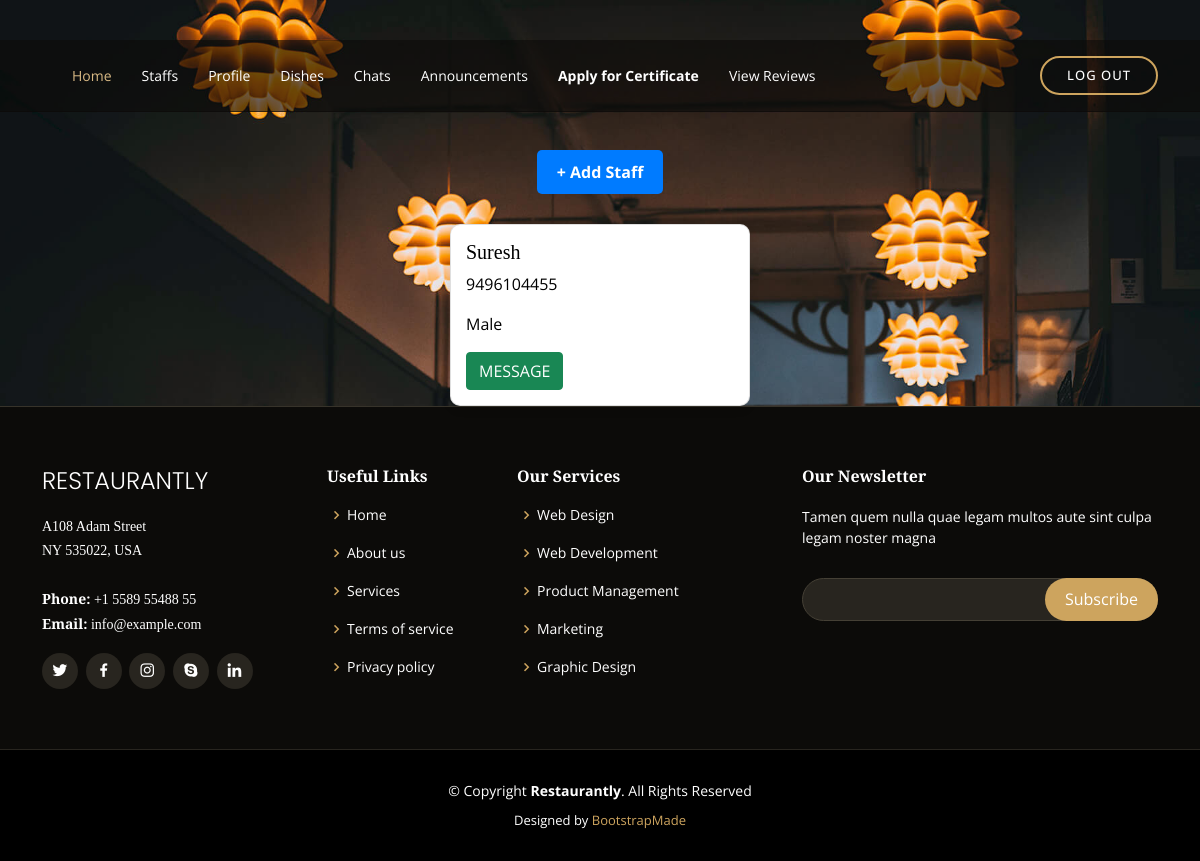
The app's page /staff_cards (signed in) with its own data.
### RestaurantApp/models.py (models this page shows)
class Staffs(models.Model):
    name = models.CharField(max_length=100)
    gender = models.CharField(max_length=20)
    age = models.IntegerField()
    contact = models.CharField(max_length=15)
    restaurant_name = models.ForeignKey('Restaurants', on_delete=models.CASCADE, default=True, related_name='staffs')
    login_id = models.ForeignKey('Login', on_delete=models.CASCADE)

### RestaurantApp/views.py (the view)
# urls.py: path('staff_cards',views.staff_cards,name="staff_cards"),
def staff_cards(request):
    res_id=request.session.get('restaurant_id')
    if not res_id:
        return redirect('index')
    login_details=get_object_or_404(Login,id=res_id)
    data=get_object_or_404(Restaurants,login_id=login_details)
    staffs=Staffs.objects.filter(restaurant_name=data)
    print("data....",staffs)
    return render(request,'staff_cards.html',{'staffs':staffs})

### RestaurantApp/templates/staff_cards.html (shortened to what this page needs)
{% extends 'home-pages/restaurant_header.html' %}
{% block content %}
<body>
    <center>
        <a href="{% url 'staff_registration' %}" class="add-staff-link">+ Add Staff</a>
    </center>
    <div class="card-container">
        {% for a in staffs %}
        <div class="card">
            <div class="card-body">
                <h5 class="card-title" style="color: black;">{{a.name}}</h5>
                <p class="card-text" style="color: black;">{{a.contact}}</p>
                <p class="card-text" style="color: black;">{{a.gender}}</p>
                <a href="{% url 'restaurant_staff_chat' a.id %}" class="btn btn-success">MESSAGE</a>
            </div>
        </div>
        {% endfor %}
    </div>
</body>
{% endblock %}

### RestaurantApp/static/users/assets/css/style.css (style rules this page uses)
body { font-family: "Open Sans", sans-serif; background: #0c0b09; color: #fff; }
a { color: #cda45e; text-decoration: none; }
h1, h2, h3, h4, h5, h6 { font-family: "Playfair Display", serif; }

### RestaurantApp/templates/staff_cards.html (style rules this page uses)
body { margin: 0; margin-top: 150px; background-image: url(static/bg.jpg); background-size: cover; padding: 0; }
.card-container { display: flex; flex-wrap: wrap; justify-content: center; gap: 20px; animation: fadeSlideIn 1s ease-out; }
.card { width: 300px; height: auto; background-color: white; border-radius: 10px; box-shadow: 0 4px 8px rgba(0,0,0,0.1); transition: transform 0.3s; }
.card-body { padding: 15px; }
.add-staff-link { margin-bottom: 30px; display: inline-block; background-color: #007bff; color: white; padding: 10px 20px; text-decoration: none; border-radius: 5px; font-weight: bold; animation: fadeSlideIn 1s ease-out; }

### records on screen
Staffs: name "Suresh", contact "9496104455", gender "Male"
